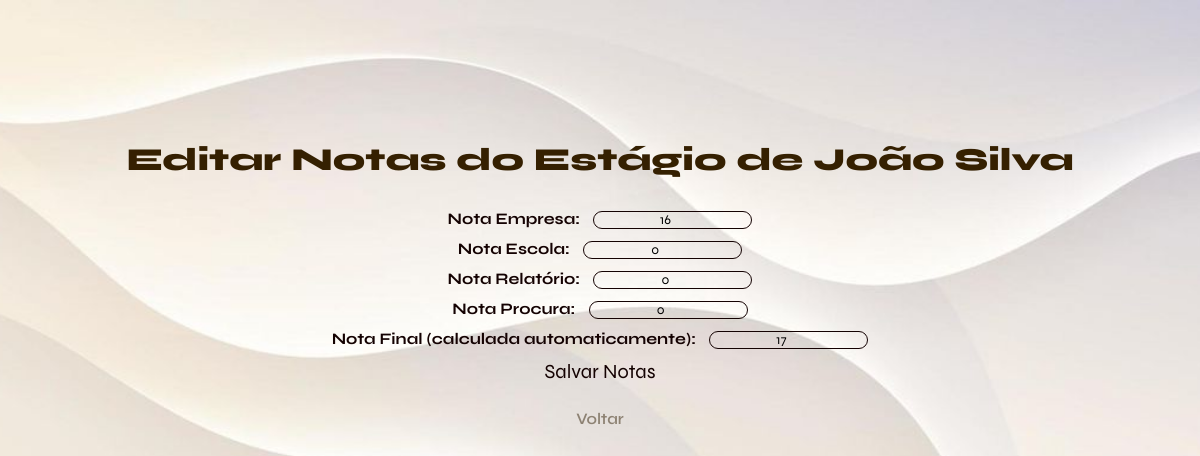
The app's page /Grafica/Formador-functions/editar_notas.php?empresa_id=1&estabelecimento_id=1&aluno_id=1 with its own data.
### tables this page shows
CREATE TABLE `estagio` (
  `estabelecimento_empresa_id` int(11) NOT NULL,
  `estabelecimento_id` int(11) NOT NULL,
  `aluno_id` int(11) NOT NULL,
  `formador_id` int(11) NOT NULL,
  `data_inicio` date DEFAULT NULL,
  `data_fim` date DEFAULT NULL,
  `nota_empresa` double DEFAULT NULL,
  `nota_escola` double NOT NULL,
  `nota_relatorio` double NOT NULL,
  `nota_procura` double NOT NULL,
  `nota_final` double DEFAULT NULL,
  `classificacao` tinyint(1) DEFAULT NULL
);

CREATE TABLE `utilizador` (
  `utilizador_id` int(11) NOT NULL,
  `login` varchar(150) DEFAULT NULL,
  `password` varchar(150) DEFAULT NULL,
  `nome` varchar(150) DEFAULT NULL,
  `tipo` enum('aluno','formador','administrativo','') NOT NULL
);

### Grafica/Formador-functions/editar_notas.php (the view, shortened to what this page needs)
<?php
    $host = 'localhost';
    $dbusername = 'root';
    $dbpassword = '';
    $dbname = 'projeto_estagios_2';
    $conn = new mysqli($host, $dbusername, $dbpassword, $dbname);
    $erro = null;
    $empresa_id = $_GET['empresa_id'] ?? null;
    $estabelecimento_id = $_GET['estabelecimento_id'] ?? null;
    $aluno_id = $_GET['aluno_id'] ?? null;
    $stmt = $conn->prepare("
        SELECT e.*, u.nome AS nome_aluno
        FROM estagio e
        JOIN utilizador u ON e.aluno_id = u.utilizador_id
        WHERE e.estabelecimento_empresa_id = ? AND e.estabelecimento_id = ? AND e.aluno_id = ?
    ");
    $stmt->bind_param("iii", $empresa_id, $estabelecimento_id, $aluno_id);
    $stmt->execute();
    $result = $stmt->get_result();
    $estagio = $result->fetch_assoc();
?>
<!DOCTYPE html>
<html lang="pt">
    <head>
        <link
            href="https://cdn.jsdelivr.net/npm/remixicon@4.7.0/fonts/remixicon.css"
            rel="stylesheet"
        />
        <link rel="stylesheet" href="../../php-css/style-formador.css">
    </head>
    <body>
        <h1>
            Editar Notas do Estágio de <?= htmlspecialchars($estagio['nome_aluno']) ?>
        </h1>
        <?php if (!$erro): ?>
            <form method="post">
                <div class="form-row">
                    <label>Nota Empresa:</label>
                    <input type="number" step="0.1" name="nota_empresa" value="<?= htmlspecialchars($estagio['nota_empresa']) ?>"><br>
                </div>
                <div class="form-row">
                    <label>Nota Escola:</label>
                    <input type="number" step="0.1" name="nota_escola" value="<?= htmlspecialchars($estagio['nota_escola']) ?>"><br>
                </div>
                <div class="form-row">
                    <label>Nota Relatório:</label>
                    <input type="number" step="0.1" name="nota_relatorio" value="<?= htmlspecialchars($estagio['nota_relatorio']) ?>"><br>
                </div>
                <div class="form-row">
                    <label>Nota Procura:</label>
                    <input type="number" step="0.1" name="nota_procura" value="<?= htmlspecialchars($estagio['nota_procura']) ?>"><br>
                </div>
                <div class="form-row">
                    <label>Nota Final (calculada automaticamente):</label>
                    <input type="number" step="0.1" name="nota_final" value="<?= htmlspecialchars($estagio['nota_final']) ?>" readonly><br>
                </div>
                <button type="submit" name="submit">Salvar Notas</button>
            </form>
        <?php endif; ?>
        <p><a href="registar_notas.php">Voltar</a></p>
    </body>
</html>

### php-css/style-formador.css (style rules this page uses)
* { margin: 0; padding: 0; box-sizing: border-box; font-family: 'Syne', sans-serif; }
body { min-height: 100vh; background: url(../Imagens/bg.png) no-repeat; background-size: cover; background-position: center; padding: 40px; }
h1 { text-align: center; margin-top: 100px; margin-bottom: 30px; color: #352001; font-size: 32px; font-weight: 800; }
p { text-align: center; margin-top: 25px; }
p a { display: center; margin-top: 10px; font-weight: 600; color: #8d8273; text-decoration: none; }
input { background : transparent; border: 1px solid #140202; border-collapse: separate; border-spacing: 0; border-radius: 12px; text-align: center; }
form { text-align : center; }
label { font-weight : bold; color : #140202; margin-right: 10px; }
.form-row { margin-bottom: 10px; }
button { background-color: transparent; color: #140202; font-size : 20px; border: transparent; }

### records on screen
estagio: utilizador.nome "João Silva", nota_empresa "16", nota_escola "0", nota_relatorio "0", nota_procura "0", nota_final "17"
